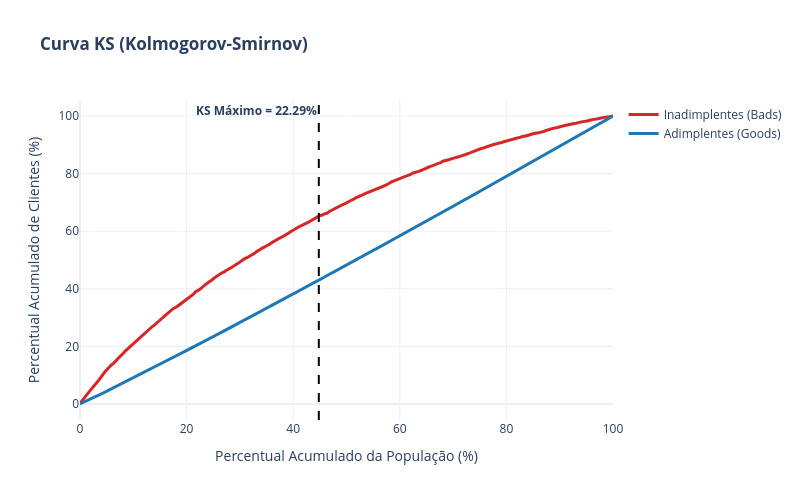

Here is the notebook cell this chart was saved with:
### Markdown cell above
### Curva KS

### Code cell
pop_pct = np.linspace(0, 100, len(df_ks_pd))
max_ks_idx = np.abs(df_ks_pd["cum_bads"] - df_ks_pd["cum_goods"]).idxmax()
pct_pop_max = (max_ks_idx + 1) / len(df_ks_pd) * 100

fig_ks = go.Figure()

# Inadimplentes (Bads)
fig_ks.add_trace(
    go.Scatter(
        x=pop_pct,
        y=df_ks_pd["cum_bads"] * 100,
        mode="lines",
        name="Inadimplentes (Bads)",
        line=dict(color="#d62728", width=3),
    )
)

# Adimplentes (Goods)
fig_ks.add_trace(
    go.Scatter(
        x=pop_pct,
        y=df_ks_pd["cum_goods"] * 100,
        mode="lines",
        name="Adimplentes (Goods)",
        line=dict(color="#1f77b4", width=3),
    )
)

# Marcação do Ponto de KS Máximo
fig_ks.add_vline(
    x=pct_pop_max,
    line_width=2,
    line_dash="dash",
    line_color="black",
    annotation_text=f"<b>KS Máximo = {ks_max*100:.2f}%</b>",
    annotation_position="top left",
)

fig_ks.update_layout(
    title="<b>Curva KS (Kolmogorov-Smirnov)</b>",
    xaxis_title="Percentual Acumulado da População (%)",
    yaxis_title="Percentual Acumulado de Clientes (%)",
    template="plotly_white",
    width=800,
    height=500,
    hovermode="x unified",
)

fig_ks.show()

### Figure 1 — Plotly figure (JSON) as saved in the notebook; plotly's stock layout.template omitted (floating-point values rounded to 4 significant figures; data arrays with more than 128 entries replaced by an {"elided": "..."} marker saying what was removed)
{"data": [{"line": {"color": "#d62728", "width": 3}, "mode": "lines", "name": "Inadimplentes (Bads)", "type": "scatter", "x": {"elided": "61503 float values"}, "y": {"elided": "61503 float values"}}, {"line": {"color": "#1f77b4", "width": 3}, "mode": "lines", "name": "Adimplentes (Goods)", "type": "scatter", "x": {"elided": "61503 float values"}, "y": {"elided": "61503 float values"}}], "layout": {"annotations": [{"showarrow": false, "text": "<b>KS Máximo = 22.29%</b>", "x": 44.8, "xanchor": "right", "xref": "x", "y": 1, "yanchor": "top", "yref": "y domain"}], "height": 500, "hovermode": "x unified", "shapes": [{"line": {"color": "black", "dash": "dash", "width": 2}, "type": "line", "x0": 44.8, "x1": 44.8, "xref": "x", "y0": 0, "y1": 1, "yref": "y domain"}], "title": {"text": "<b>Curva KS (Kolmogorov-Smirnov)</b>"}, "width": 800, "xaxis": {"title": {"text": "Percentual Acumulado da População (%)"}}, "yaxis": {"title": {"text": "Percentual Acumulado de Clientes (%)"}}}}
